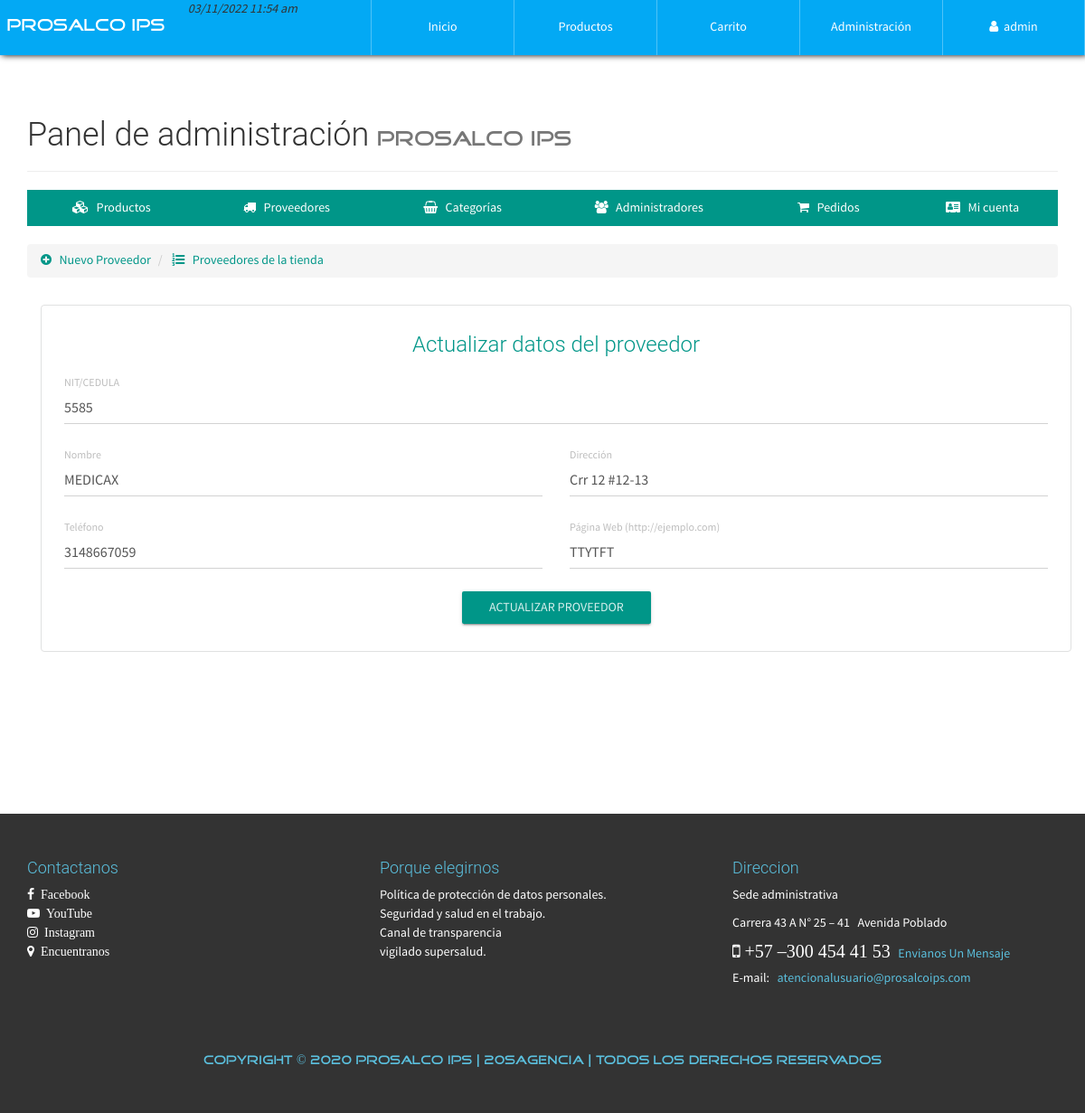
The page /configAdmin.php?view=providerinfo&code=5585 (signed in) on the database its author committed.
### tables this page shows
CREATE TABLE `proveedor` (
  `NITProveedor` varchar(30) NOT NULL,
  `NombreProveedor` varchar(30) NOT NULL,
  `Direccion` varchar(200) NOT NULL,
  `Telefono` varchar(20) NOT NULL,
  `PaginaWeb` varchar(30) NOT NULL
);

### library/consulSQL.php (called while the page is built, shortened)
<?php
class ejecutarSQL {
    public static function conectar(){
        if(!$con=  mysqli_connect(SERVER,USER,PASS,BD)){
            echo "Error en el servidor, verifique sus datos";
        }
        mysqli_set_charset($con, "utf8");
        return $con;
    }
    public static function consultar($query) {
        if (!$consul = mysqli_query(ejecutarSQL::conectar(), $query)) {
            echo 'Error en la consulta SQL ejecutada';
        }
        return $consul;
    }
}

### admin/providerinfo-view.php (the view, shortened to what this page needs)
<ul class="breadcrumb" style="margin-bottom: 5px;">
    <li>
        <a href="configAdmin.php?view=provider">
            <i class="fa fa-plus-circle" aria-hidden="true"></i> &nbsp; Nuevo Proveedor
        </a>
    </li>
    <li>
        <a href="configAdmin.php?view=providerlist"><i class="fa fa-list-ol" aria-hidden="true"></i> &nbsp; Proveedores de la tienda</a>
    </li>
</ul>
<div class="container">
    <div class="row">
        <div class="col-xs-12">
            <div class="container-form-admin">
                <h3 class="text-primary text-center">Actualizar datos del proveedor</h3>
                <?php
                    $code=$_GET['code'];
                    $proveedor=ejecutarSQL::consultar("SELECT * FROM proveedor WHERE NITProveedor='$code'");
                    $prov=mysqli_fetch_array($proveedor, MYSQLI_ASSOC);
                ?>
                <form action="process/updateProveedor.php" method="POST" class="FormCatElec" data-form="update">
                    <div class="container-fluid">
                        <div class="row">
                            <div class="col-xs-12">
                                <div class="form-group label-floating">
                                    <label class="control-label">NIT/CEDULA</label>
                                    <input class="form-control" value="<?php echo $prov['NITProveedor']; ?>" type="text" name="prove-nit" readonly pattern="[0-9]{1,20}" maxlength="20" required="">
                                </div>
                            </div>
                            <div class="col-xs-12 col-md-6">
                                <div class="form-group label-floating">
                                    <label class="control-label">Nombre</label>
                                    <input class="form-control" type="text" value="<?php echo $prov['NombreProveedor']; ?>" name="prove-name" maxlength="30" required="">
                                </div>
                            </div>
                            <div class="col-xs-12 col-md-6">
                                <div class="form-group label-floating">
                                    <label class="control-label">Dirección</label>
                                    <input class="form-control" type="text" value="<?php echo $prov['Direccion']; ?>" name="prove-dir" required="">
                                </div>
                            </div>
                            <div class="col-xs-12 col-md-6">
                                <div class="form-group label-floating">
                                    <label class="control-label">Teléfono</label>
                                    <input class="form-control" value="<?php echo $prov['Telefono']; ?>" type="tel" name="prove-tel" pattern="[0-9]{1,20}" maxlength="20" required="">
                                </div>
                            </div>
                            <div class="col-xs-12 col-md-6">
                                <div class="form-group label-floating">
                                    <label class="control-label">Página Web (http://ejemplo.com)</label>
                                    <input class="form-control" value="<?php echo $prov['PaginaWeb']; ?>" type="url" name="prove-web">
                                </div>
                            </div>
                        </div>
                    </div>
                    <p class="text-center"><button type="submit" class="btn btn-primary btn-raised">Actualizar proveedor</button></p>
                </form>
            </div>
        </div>
    </div>
</div>

### css/style.css (style rules this page uses)
body { font-family: "FontFamilySPro"; line-height: 1.5; font-size: 1.4em; width: 100%; height: 100%; margin: 0px; padding: 0px; background-position: center center; background-repeat: no-repeat; background-attachment: fixed; background-size: cover; background-color: #fff; }
.container-form-admin { border: 1px solid #e0e1e1 !important; border-radius: 4px; padding: 10px; margin-top: 25px; }
#container-page-configAdmin { background-image: url(../assets/img/font-registration.JPG); }

### rows shown on the page
proveedor: prove-nit "5585", prove-name "MEDICAX", prove-dir "Crr 12 #12-13", prove-tel "3148667059", prove-web "TTYTFT"

### other values the page prints
$_SESSION['nombreAdmin'] "admin"
